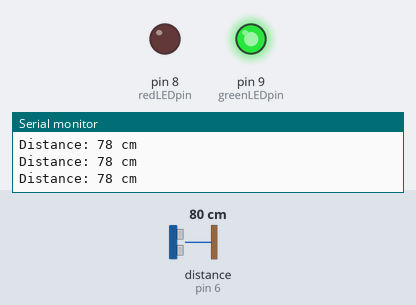
The sketch below on a simulated Arduino Uno, built with avr-gcc and run on an emulated ATmega328P. Shown: output pins drawn as LEDs (lit = HIGH), the last lines printed to the serial monitor. Wiring (inferred from the names in the program): ultrasonic range finder: trigger pin 5; echo pin 6. The inputs (shaded band) are chosen by the test bench; at power-on: distance to the obstacle (sensor on pin 6) 80 cm. The echo pulse lasts 58.3 µs per cm; pins used as bus, display or sensor lines are not drawn.

Above: at 1.2 s.
1.3 s: distance to the obstacle (sensor on pin 6) set to 18 cm
2.8 s: distance to the obstacle (sensor on pin 6) set to 13 cm
At 3.4 s:
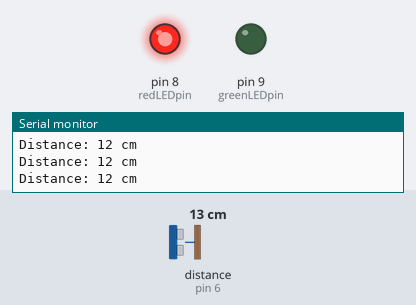
4.3 s: distance to the obstacle (sensor on pin 6) set to 35 cm
At 5.3 s:
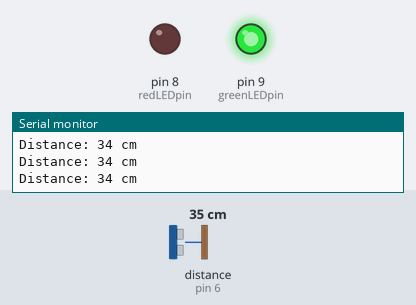
5.8 s: distance to the obstacle (sensor on pin 6) set to 2 cm
At 6.7 s:
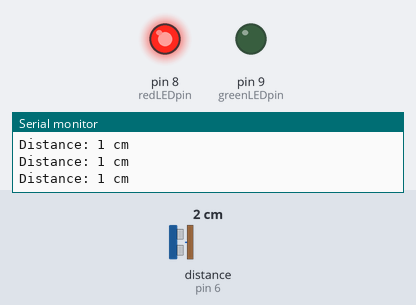
Timing chart, 0 to 8.3 s (numbered marks = the images above; inputs shaded):
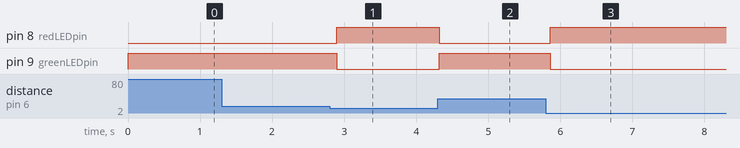

Measured:
- the behaviour switches between 16 and 15 cm on distance to the obstacle (sensor on pin 6) (found by bisection; images 0 and 1)
- after the input at 2.8 s, pin 8 (redLEDpin): LOW → HIGH after 0.10 s; pin 9 (greenLEDpin): HIGH → LOW after 0.10 s
- after the input at 4.3 s, pin 8 (redLEDpin): HIGH → LOW at once; pin 9 (greenLEDpin): LOW → HIGH at once
- after the input at 5.8 s, pin 8 (redLEDpin): LOW → HIGH after 0.06 s; pin 9 (greenLEDpin): HIGH → LOW after 0.06 s

The sketch:

ULTRASONIC_DISTANCE_FINDER.ino
```cpp
#define trigPin 5 // Define trigger pin for the sensor
#define echoPin 6  // Define echo pin for the sensor
#define redLEDpin 8  // Define pin for red LED
#define greenLEDpin 9  // Define pin for green LED

long duration; // Variable to store pulse duration
int distance;  // Variable to store the calculated distance

void setup() {
  pinMode(trigPin, OUTPUT);  // Set trigger pin as output
  pinMode(echoPin, INPUT);    // Set echo pin as input
  pinMode(redLEDpin, OUTPUT);  // Set red LED pin as output
  pinMode(greenLEDpin, OUTPUT); // Set green LED pin as output
  Serial.begin(9600);        // Start serial communication at 9600 baud rate
}

void loop() {
  digitalWrite(trigPin, LOW);    // Set trigger pin LOW for stability
  delayMicroseconds(2);           // Wait for 2 microseconds

  digitalWrite(trigPin, HIGH);   // Set trigger pin HIGH for 10 microseconds
  delayMicroseconds(10);
  digitalWrite(trigPin, LOW);    // Set trigger pin LOW again

  duration = pulseIn(echoPin, HIGH);  // Measure pulse duration in microseconds

  // Calculate distance in centimeters (speed of sound is 340 m/s)
  distance = duration * 0.034 / 2;

  // Control LEDs based on distance
  digitalWrite(redLEDpin, distance < 15);  // Turn on red LED if distance < 10cm
  digitalWrite(greenLEDpin, distance >= 15); // Turn on green LED if distance >= 10cm

  Serial.print("Distance: ");
  Serial.print(distance);
  Serial.println(" cm");

  delay(100);  // Wait for 100 milliseconds before next measurement
}
//  Note:
 // This digital scale has an accuracy of +/- 5cm]
```
